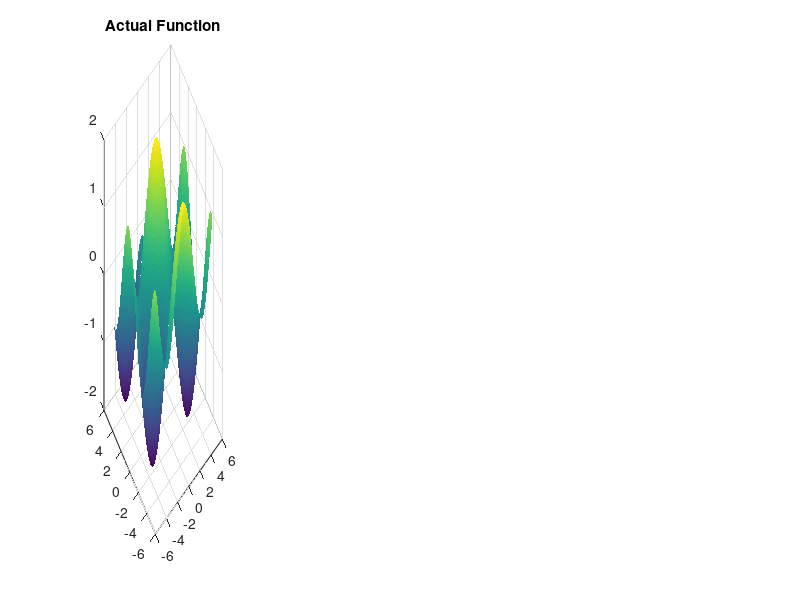

Here is the MATLAB script that generated this plot: (Note: this script raises an error after producing the figure.)
clear all; close all; clc;

example = 'sincos';
%example = 'linear';

%% Create the Training/Testing Data

N = 200;

%Training Input
x1_train = linspace(-5,5,N);
x2_train = linspace(-5,5,N);
[X1_train,X2_train] = meshgrid(x1_train,x2_train); % input domain
[n,m] = size(X1_train);
input_train = [reshape(X1_train,n*m,1),reshape(X2_train,n*m,1)]; % reshape input data

% Testing input (more densely sampled)
x1_test = linspace(min(x1_train),max(x1_train),2*N);
x2_test = x1_test;
[X1_test,X2_test] = meshgrid(x1_test,x2_test); % input domain
[p,q] = size(X1_test);
input_test = [reshape(X1_test,p*q,1),reshape(X2_test,p*q,1)];

% Function to learn
if example == 'sincos'
    f = @(X1,X2)cos(X1)+sin(X2);
else
    f = @(X1,X2)3*X1;
end

% Training data and validation data
Y_train = f(X1_train,X2_train);
Y_validate = f(X1_test,X2_test);

%%
figure('Position',[0,0,1500,400])
subplot(1,4,1)
surf(X1_train, X2_train, Y_train, 'EdgeColor', 'none');
title('Actual Function')

%% Train Network
output_train = reshape(Y_train,n*m,1); % reshape output data  

if example == 'sincos'
    h_layers = [20,10,10];
else
    h_layers = [4,5,4];
end

layers = [featureInputLayer(2) 
         fullyConnectedLayer(h_layers(1))
         reluLayer
         fullyConnectedLayer(h_layers(2))
         reluLayer
         fullyConnectedLayer(h_layers(3))
         reluLayer
         fullyConnectedLayer(1)
         regressionLayer];
     
options = trainingOptions("sgdm",'Momentum', 0.95, MaxEpochs = 200,Plots='training-progress');
%net = trainNetwork(input_train, output_train, layers, options);

% .... or load it from a mat file
if example == 'sincos'
    load("sin_cos_2_20_10_10_1.mat");
else
    load("linear_3x1_2_4_5_4_1.mat");
end

%% Validate the Network
output_test = predict(net,input_test); 
Y_test = reshape(output_test,p,q);

subplot(1,4,2)
%plot3(X_test(:,1),X_test(:,2),output_test,'.')
surf(X1_test,X2_test,Y_test, 'EdgeColor', 'none');
title('Neural Net Approx')

subplot(1,4,3)
surf(X1_test,X2_test,Y_test-Y_validate, 'EdgeColor', 'none');
title('Approximation Error')

pause(0.1)

%% Plot neural network output space 

[x1_min, x1_max] = deal(double(min(x1_test)), double(max(x1_test)));
[x2_min, x2_max] = deal(double(min(x2_test)), double(max(x2_test)));
domain = [x1_min,x1_max,x2_min,x2_max];
x1 = (x1_max - x1_min)*rand(1, N) + x1_min;
x2 = (x2_max - x2_min)*rand(1, N) + x2_min;

Z_nn = [x1; x2];

Ws = {double(net.Layers(2).Weights), double(net.Layers(4).Weights), double(net.Layers(6).Weights), double(net.Layers(8).Weights)};
bs = {double(net.Layers(2).Bias), double(net.Layers(4).Bias), double(net.Layers(6).Bias), double(net.Layers(8).Bias)};

%% Construct Hybrid Zonotope
tic

% Construct input zonotope
g11 = (x1_max - x1_min)/2;
g22 = (x2_max - x2_min)/2;
Gx = diag([g11, g22]);
cx = zeros(2, 1);
X = hybZono(Gx, [], cx, [], [], []);

if example == 'sincos'
    a = 1000;
else
    a = 100;
end
[Z,XZ] = relu_neural_network(Ws,bs,a,X);

fprintf('Zonotope model: ')
toc

%% Plot Hybrid Zonotope
subplot(1,4,4)
plot(XZ,'r',0.8);
grid on;
title('Hybrid Zonotope')
toc

%%
% if example == 'sincos'
%     save("sin_cos_2_20_10_10_1.mat");
%     save("sin_cos_2_20_10_10_1_W_b.mat","bs","Ws","domain","a");
% else
%     save("linear_3x1_2_4_5_4_1.mat");
%     save("linear_3x1_2_4_5_4_1_W_b.mat","bs","Ws","domain","a");
% end